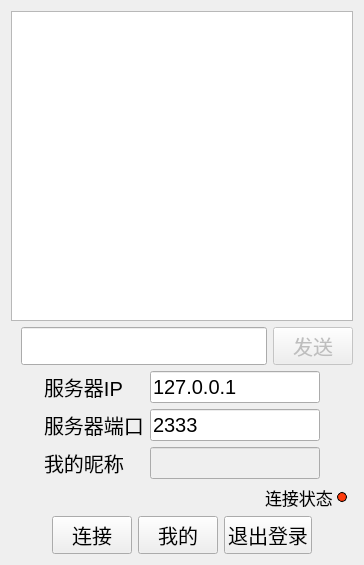
<?xml version="1.0" encoding="UTF-8"?>
<ui version="4.0">
 <class>ClientDialog</class>
 <widget class="QDialog" name="ClientDialog">
  <property name="geometry">
   <rect>
    <x>0</x>
    <y>0</y>
    <width>364</width>
    <height>565</height>
   </rect>
  </property>
  <property name="font">
   <font>
    <pointsize>15</pointsize>
   </font>
  </property>
  <property name="windowTitle">
   <string>聊天室客户端</string>
  </property>
  <layout class="QVBoxLayout" name="verticalLayout">
   <item>
    <widget class="QListWidget" name="listWidget"/>
   </item>
   <item>
    <layout class="QHBoxLayout" name="horizontalLayout">
     <property name="leftMargin">
      <number>10</number>
     </property>
     <item>
      <widget class="QLineEdit" name="messageEdit">
       <property name="sizePolicy">
        <sizepolicy hsizetype="Expanding" vsizetype="Minimum">
         <horstretch>0</horstretch>
         <verstretch>0</verstretch>
        </sizepolicy>
       </property>
       <property name="minimumSize">
        <size>
         <width>0</width>
         <height>37</height>
        </size>
       </property>
       <property name="text">
        <string/>
       </property>
      </widget>
     </item>
     <item>
      <widget class="QPushButton" name="sendButton">
       <property name="enabled">
        <bool>false</bool>
       </property>
       <property name="text">
        <string>发送</string>
       </property>
       <property name="iconSize">
        <size>
         <width>16</width>
         <height>16</height>
        </size>
       </property>
      </widget>
     </item>
    </layout>
   </item>
   <item>
    <layout class="QHBoxLayout" name="horizontalLayout_2">
     <item>
      <spacer name="horizontalSpacer">
       <property name="orientation">
        <enum>Qt::Horizontal</enum>
       </property>
       <property name="sizeHint" stdset="0">
        <size>
         <width>20</width>
         <height>20</height>
        </size>
       </property>
      </spacer>
     </item>
     <item>
      <layout class="QGridLayout" name="gridLayout">
       <property name="leftMargin">
        <number>20</number>
       </property>
       <property name="rightMargin">
        <number>20</number>
       </property>
       <item row="0" column="0">
        <widget class="QLabel" name="label">
         <property name="text">
          <string>服务器IP</string>
         </property>
        </widget>
       </item>
       <item row="0" column="1">
        <widget class="QLineEdit" name="serverIPEdit">
         <property name="text">
          <string>127.0.0.1</string>
         </property>
        </widget>
       </item>
       <item row="1" column="0">
        <widget class="QLabel" name="label_2">
         <property name="text">
          <string>服务器端口</string>
         </property>
        </widget>
       </item>
       <item row="1" column="1">
        <widget class="QLineEdit" name="serverPortEdit">
         <property name="text">
          <string>2333</string>
         </property>
        </widget>
       </item>
       <item row="2" column="1">
        <widget class="QLineEdit" name="usernameEdit">
         <property name="enabled">
          <bool>false</bool>
         </property>
         <property name="text">
          <string/>
         </property>
        </widget>
       </item>
       <item row="2" column="0">
        <widget class="QLabel" name="label_3">
         <property name="text">
          <string>我的昵称</string>
         </property>
        </widget>
       </item>
      </layout>
     </item>
     <item>
      <spacer name="horizontalSpacer_2">
       <property name="orientation">
        <enum>Qt::Horizontal</enum>
       </property>
       <property name="sizeHint" stdset="0">
        <size>
         <width>20</width>
         <height>20</height>
        </size>
       </property>
      </spacer>
     </item>
    </layout>
   </item>
   <item>
    <layout class="QHBoxLayout" name="horizontalLayout_4">
     <property name="spacing">
      <number>4</number>
     </property>
     <property name="topMargin">
      <number>0</number>
     </property>
     <item>
      <spacer name="horizontalSpacer_6">
       <property name="orientation">
        <enum>Qt::Horizontal</enum>
       </property>
       <property name="sizeHint" stdset="0">
        <size>
         <width>40</width>
         <height>20</height>
        </size>
       </property>
      </spacer>
     </item>
     <item>
      <widget class="QLabel" name="label_4">
       <property name="font">
        <font>
         <pointsize>13</pointsize>
        </font>
       </property>
       <property name="text">
        <string>连接状态</string>
       </property>
      </widget>
     </item>
     <item>
      <widget class="QRadioButton" name="statusRadio">
       <property name="enabled">
        <bool>false</bool>
       </property>
       <property name="sizePolicy">
        <sizepolicy hsizetype="Minimum" vsizetype="Minimum">
         <horstretch>0</horstretch>
         <verstretch>0</verstretch>
        </sizepolicy>
       </property>
       <property name="font">
        <font>
         <pointsize>1</pointsize>
        </font>
       </property>
       <property name="styleSheet">
        <string notr="true">QRadioButton::indicator{
	width:8px;
	height:8px;
	border-radius:5px;
	border-style: solid;
	border-width: 0.5px;
	border-color: black;
}
QRadioButton::indicator:checked {
	background-color:green;
}
QRadioButton::indicator:unchecked {
	background-color:rgb(255, 60, 13);
}</string>
       </property>
       <property name="text">
        <string/>
       </property>
      </widget>
     </item>
    </layout>
   </item>
   <item>
    <layout class="QHBoxLayout" name="horizontalLayout_3">
     <item>
      <spacer name="horizontalSpacer_3">
       <property name="orientation">
        <enum>Qt::Horizontal</enum>
       </property>
       <property name="sizeHint" stdset="0">
        <size>
         <width>40</width>
         <height>20</height>
        </size>
       </property>
      </spacer>
     </item>
     <item>
      <widget class="QPushButton" name="connectButton">
       <property name="text">
        <string>连接</string>
       </property>
      </widget>
     </item>
     <item>
      <widget class="QPushButton" name="myButton">
       <property name="text">
        <string>我的</string>
       </property>
      </widget>
     </item>
     <item>
      <widget class="QPushButton" name="pushButton">
       <property name="text">
        <string>退出登录</string>
       </property>
      </widget>
     </item>
     <item>
      <spacer name="horizontalSpacer_4">
       <property name="orientation">
        <enum>Qt::Horizontal</enum>
       </property>
       <property name="sizeHint" stdset="0">
        <size>
         <width>40</width>
         <height>20</height>
        </size>
       </property>
      </spacer>
     </item>
    </layout>
   </item>
  </layout>
 </widget>
 <resources/>
 <connections/>
</ui>
